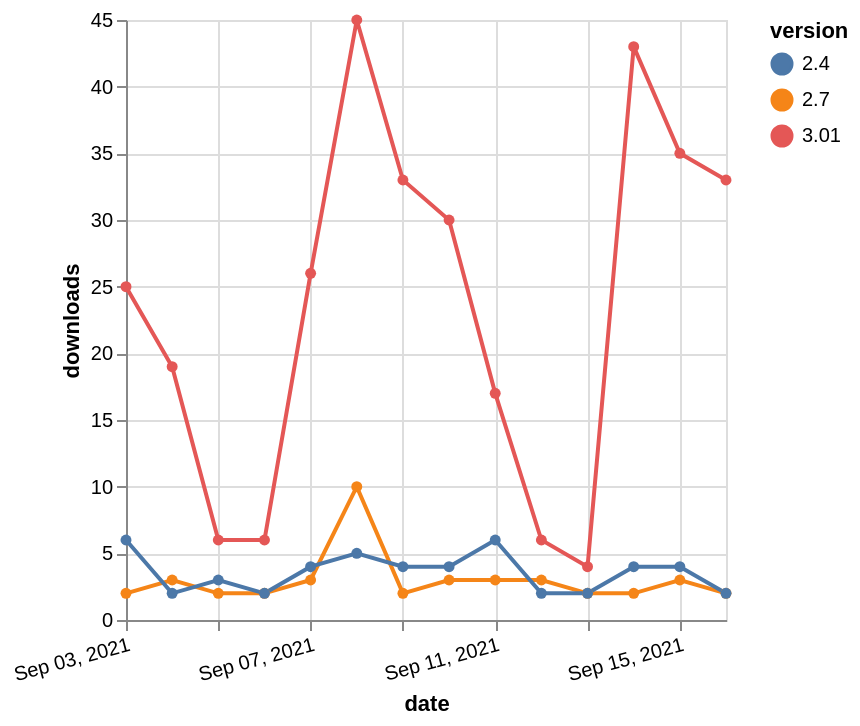

Describe this chart as a Vega-Lite specification.
### Vega-Lite specification from a JSON file in a GitHub repository (floating-point values rounded to 4 significant figures)
{"$schema": "https://vega.github.io/schema/vega-lite/v5.json", "description": "A simple bar chart with embedded data.", "data": {"values": [{"date": "2021-09-03", "total": 24993, "delta": 25, "version": "3.01"}, {"date": "2021-09-04", "total": 25012, "delta": 19, "version": "3.01"}, {"date": "2021-09-05", "total": 25018, "delta": 6, "version": "3.01"}, {"date": "2021-09-06", "total": 25024, "delta": 6, "version": "3.01"}, {"date": "2021-09-07", "total": 25050, "delta": 26, "version": "3.01"}, {"date": "2021-09-08", "total": 25095, "delta": 45, "version": "3.01"}, {"date": "2021-09-09", "total": 25128, "delta": 33, "version": "3.01"}, {"date": "2021-09-10", "total": 25158, "delta": 30, "version": "3.01"}, {"date": "2021-09-11", "total": 25175, "delta": 17, "version": "3.01"}, {"date": "2021-09-12", "total": 25181, "delta": 6, "version": "3.01"}, {"date": "2021-09-13", "total": 25185, "delta": 4, "version": "3.01"}, {"date": "2021-09-14", "total": 25228, "delta": 43, "version": "3.01"}, {"date": "2021-09-15", "total": 25263, "delta": 35, "version": "3.01"}, {"date": "2021-09-16", "total": 25296, "delta": 33, "version": "3.01"}, {"date": "2021-09-03", "total": 15387, "delta": 2, "version": "2.7"}, {"date": "2021-09-04", "total": 15390, "delta": 3, "version": "2.7"}, {"date": "2021-09-05", "total": 15392, "delta": 2, "version": "2.7"}, {"date": "2021-09-06", "total": 15394, "delta": 2, "version": "2.7"}, {"date": "2021-09-07", "total": 15397, "delta": 3, "version": "2.7"}, {"date": "2021-09-08", "total": 15407, "delta": 10, "version": "2.7"}, {"date": "2021-09-09", "total": 15409, "delta": 2, "version": "2.7"}, {"date": "2021-09-10", "total": 15412, "delta": 3, "version": "2.7"}, {"date": "2021-09-11", "total": 15415, "delta": 3, "version": "2.7"}, {"date": "2021-09-12", "total": 15418, "delta": 3, "version": "2.7"}, {"date": "2021-09-13", "total": 15420, "delta": 2, "version": "2.7"}, {"date": "2021-09-14", "total": 15422, "delta": 2, "version": "2.7"}, {"date": "2021-09-15", "total": 15425, "delta": 3, "version": "2.7"}, {"date": "2021-09-16", "total": 15427, "delta": 2, "version": "2.7"}, {"date": "2021-09-03", "total": 6675, "delta": 6, "version": "2.4"}, {"date": "2021-09-04", "total": 6677, "delta": 2, "version": "2.4"}, {"date": "2021-09-05", "total": 6680, "delta": 3, "version": "2.4"}, {"date": "2021-09-06", "total": 6682, "delta": 2, "version": "2.4"}, {"date": "2021-09-07", "total": 6686, "delta": 4, "version": "2.4"}, {"date": "2021-09-08", "total": 6691, "delta": 5, "version": "2.4"}, {"date": "2021-09-09", "total": 6695, "delta": 4, "version": "2.4"}, {"date": "2021-09-10", "total": 6699, "delta": 4, "version": "2.4"}, {"date": "2021-09-11", "total": 6705, "delta": 6, "version": "2.4"}, {"date": "2021-09-12", "total": 6707, "delta": 2, "version": "2.4"}, {"date": "2021-09-13", "total": 6709, "delta": 2, "version": "2.4"}, {"date": "2021-09-14", "total": 6713, "delta": 4, "version": "2.4"}, {"date": "2021-09-15", "total": 6717, "delta": 4, "version": "2.4"}, {"date": "2021-09-16", "total": 6719, "delta": 2, "version": "2.4"}]}, "width": "container", "mark": {"type": "line", "point": {"filled": true}}, "encoding": {"x": {"field": "date", "type": "temporal", "timeUnit": "yearmonthdate", "title": "date", "axis": {"labelAngle": -15}}, "y": {"field": "delta", "type": "quantitative", "title": "downloads"}, "color": {"field": "version", "type": "nominal"}, "tooltip": {"field": "delta"}}}
